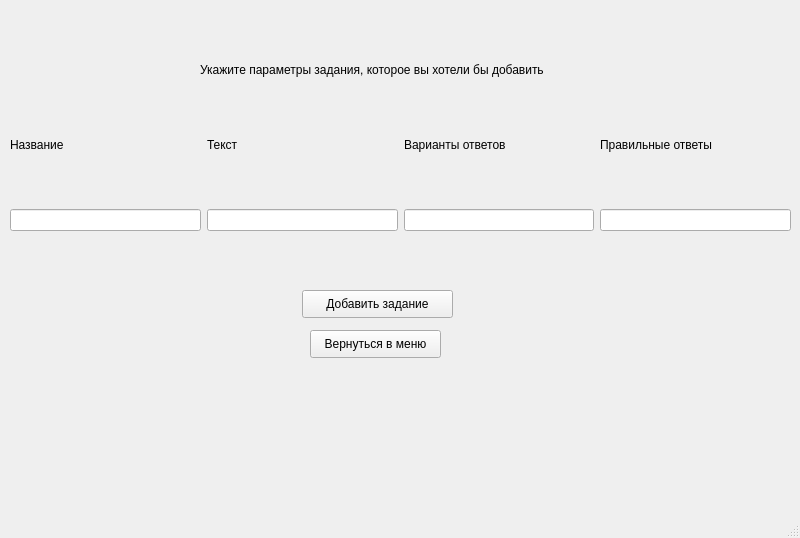
<?xml version="1.0" encoding="UTF-8"?>
<ui version="4.0">
 <class>MainWindow</class>
 <widget class="QMainWindow" name="MainWindow">
  <property name="geometry">
   <rect>
    <x>0</x>
    <y>0</y>
    <width>800</width>
    <height>538</height>
   </rect>
  </property>
  <property name="windowTitle">
   <string>MainWindow</string>
  </property>
  <widget class="QWidget" name="centralwidget">
   <widget class="QLabel" name="label">
    <property name="geometry">
     <rect>
      <x>200</x>
      <y>60</y>
      <width>431</width>
      <height>20</height>
     </rect>
    </property>
    <property name="text">
     <string>Укажите параметры задания, которое вы хотели бы добавить</string>
    </property>
   </widget>
   <widget class="QWidget" name="horizontalLayoutWidget">
    <property name="geometry">
     <rect>
      <x>10</x>
      <y>180</y>
      <width>781</width>
      <height>80</height>
     </rect>
    </property>
    <layout class="QHBoxLayout" name="horizontalLayout">
     <item>
      <widget class="QLineEdit" name="nameEdit"/>
     </item>
     <item>
      <widget class="QLineEdit" name="textEdit"/>
     </item>
     <item>
      <widget class="QLineEdit" name="answerEdit"/>
     </item>
     <item>
      <widget class="QLineEdit" name="keyEdit"/>
     </item>
    </layout>
   </widget>
   <widget class="QWidget" name="horizontalLayoutWidget_2">
    <property name="geometry">
     <rect>
      <x>10</x>
      <y>119</y>
      <width>781</width>
      <height>51</height>
     </rect>
    </property>
    <layout class="QHBoxLayout" name="horizontalLayout_2">
     <item>
      <widget class="QLabel" name="label_3">
       <property name="text">
        <string>Название</string>
       </property>
      </widget>
     </item>
     <item>
      <widget class="QLabel" name="label_5">
       <property name="text">
        <string>Текст</string>
       </property>
      </widget>
     </item>
     <item>
      <widget class="QLabel" name="label_4">
       <property name="text">
        <string>Варианты ответов</string>
       </property>
      </widget>
     </item>
     <item>
      <widget class="QLabel" name="label_2">
       <property name="text">
        <string>Правильные ответы</string>
       </property>
      </widget>
     </item>
    </layout>
   </widget>
   <widget class="QPushButton" name="pushButton">
    <property name="geometry">
     <rect>
      <x>302</x>
      <y>290</y>
      <width>151</width>
      <height>28</height>
     </rect>
    </property>
    <property name="text">
     <string>Добавить задание</string>
    </property>
   </widget>
   <widget class="QPushButton" name="backButton">
    <property name="geometry">
     <rect>
      <x>310</x>
      <y>330</y>
      <width>131</width>
      <height>28</height>
     </rect>
    </property>
    <property name="text">
     <string>Вернуться в меню</string>
    </property>
   </widget>
  </widget>
  <widget class="QMenuBar" name="menubar">
   <property name="geometry">
    <rect>
     <x>0</x>
     <y>0</y>
     <width>800</width>
     <height>26</height>
    </rect>
   </property>
  </widget>
  <widget class="QStatusBar" name="statusbar"/>
 </widget>
 <resources/>
 <connections/>
</ui>
